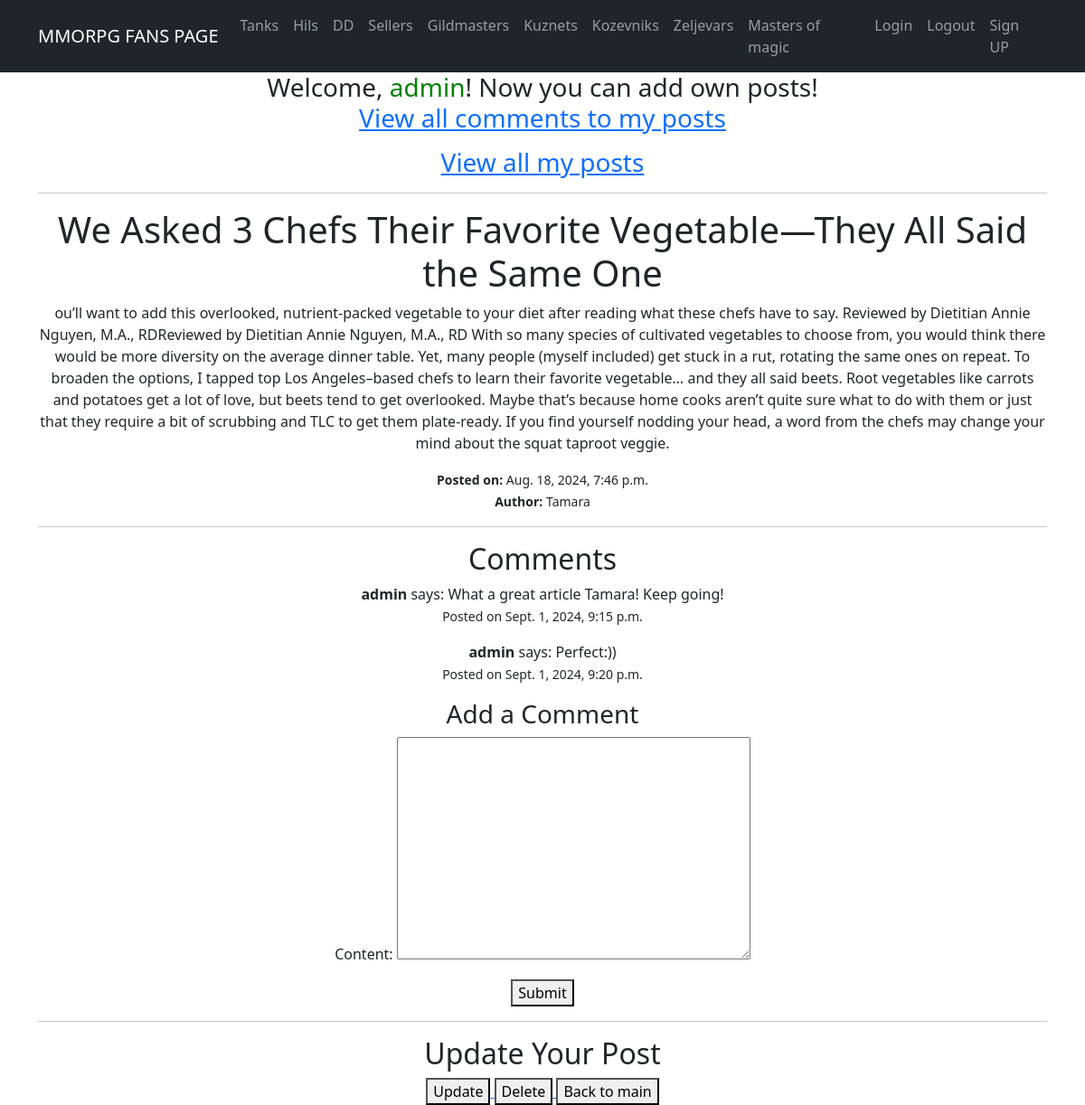
The app's page /posts/4/ (signed in) with its own data.
### app/models.py (models this page shows, shortened)
class Post(models.Model):
    name = models.CharField(max_length=150, unique=True)
    description = models.TextField()
    published_date = models.DateTimeField(default=timezone.now)
    author = models.ForeignKey(User, on_delete=models.CASCADE, related_name='posts')
    categories = models.ManyToManyField(Category, related_name='posts')

class Comment(models.Model):
    content = models.TextField()
    created_at = models.DateTimeField(default=timezone.now)
    post = models.ForeignKey(Post, on_delete=models.CASCADE, related_name='comments')
    author = models.ForeignKey(User, on_delete=models.CASCADE)
    is_approved = models.BooleanField(default=False)

### app/views.py (the view, shortened to what this page needs)
# urls.py: path('posts/<int:pk>/', PostDetail.as_view(), name='post_detail'),
class PostDetail(DetailView):
    model = Post
    template_name = 'post_detail.html'
    context_object_name = 'post_detail'
    def get_context_data(self, **kwargs):
        context = super().get_context_data(**kwargs)
        context['comments'] = self.object.comments.filter(is_approved=True)
        context['form'] = CommentForm()
        return context

### app/forms.py
class CommentForm(forms.ModelForm):
    class Meta:
        model = Comment
        fields = ['content']

### templates/post_detail.html (shortened to what this page needs)
{% extends 'flatpages/default.html' %}
{% block content %}
<h1>{{ post_detail.name }}</h1>
<p>{{ post_detail.description }}</p>
<small><strong>Posted on: </strong>{{ post_detail.published_date }}</small><br>
<small><strong>Author: </strong>{{ post_detail.author }}</small>
<hr>
<h2>Comments</h2>
{% for comment in comments %}
    <div>
        <p>
        <strong>{{ comment.author }}</strong> says:
        {{ comment.content }}<br>
        <small>Posted on {{ comment.created_at }}</small>
        </p>
    </div>
{% empty %}
    <p>No comments yet.</p>
{% endfor %}
{% if user.is_authenticated %}
    <h3>Add a Comment</h3>
    <form method="post">
        {{ form.as_p }}
        <button type="submit">Submit</button>
    </form>
{% else %}
    <p>You must be logged in to post a comment.</p>
{% endif %}
<hr>
<h2>Update Your Post</h2>
<a href="{% url 'post_update' pk=post_detail.pk %}">
    <button type="button">Update</button>
</a>
<a href="{% url 'post_delete' pk=post_detail.pk %}">
    <button type="button">Delete</button>
</a>
<a href="{% url 'post_list' %}">
    <button type="button">Back to main</button>
</a>
{% endblock content %}

### templates/flatpages/default.html (shortened to what this page needs)
<!DOCTYPE html>
<html lang="en">
    <head>
        {% load static %}
        <link href="{% static 'css/styles.css' %}" rel="stylesheet" />
    </head>
    <body>
        <nav class="navbar navbar-expand-lg navbar-dark bg-dark static-top">
            <div class="container">
                <a class="navbar-brand" href="{% url 'post_list' %}">MMORPG FANS PAGE</a>
                <div class="collapse navbar-collapse" id="navbarResponsive">
                    <ul class="navbar-nav ml-auto">
                        <li class="nav-item"><a class="nav-link" href="{% url 'posts_by_category' category_name='Tanks' %}">Tanks</a></li>
                        <li class="nav-item"><a class="nav-link" href="{% url 'posts_by_category' category_name='Hils' %}">Hils</a></li>
                        <li class="nav-item"><a class="nav-link" href="{% url 'posts_by_category' category_name='DD' %}">DD</a></li>
                        <li class="nav-item"><a class="nav-link" href="{% url 'posts_by_category' category_name='Sellers' %}"#>Sellers</a></li>
                        <li class="nav-item"><a class="nav-link" href="{% url 'posts_by_category' category_name='Gildmasters' %}">Gildmasters</a></li>
                        <li class="nav-item"><a class="nav-link" href="{% url 'posts_by_category' category_name='Kuznets' %}">Kuznets</a></li>
                        <li class="nav-item"><a class="nav-link" href="{% url 'posts_by_category' category_name='Kozevniks' %}">Kozevniks</a></li>
                        <li class="nav-item"><a class="nav-link" href="{% url 'posts_by_category' category_name='Zeljevars' %}">Zeljevars</a></li>
                        <li class="nav-item"><a class="nav-link" href="{% url 'posts_by_category' category_name='Masters of magic' %}">Masters of magic</a></li>
                        <li class="nav-item"><a class="nav-link" href="{% url 'account_login' %}">Login</a></li>
                        <li class="nav-item"><a class="nav-link" href="{% url 'account_logout' %}">Logout</a></li>
                        <li class="nav-item"><a class="nav-link" href="{% url 'account_signup' %}">Sign UP</a></li>
                    </ul>
                </div>
            </div>
        </nav>
        <div class="container">
            <div class="row">
                <div class="col-lg-12 text-center">
                    <h3>Welcome, {% if user.is_authenticated %}<span style="color: green;">{{ user.username }}</span>! Now you can add own posts!
                        <p><a href="{% url 'owner_comments' %}">View all comments to my posts</a></p>
                        <p><a href="{% url 'owner_posts' %}">View all my posts</a></p>
                        {% else %}
                            <span style="color: red;">Guest!</span><a class="nav-link" href="{% url 'account_login' %}">Login</a> or <a class="nav-link" href="{% url 'account_signup' %}">Sign UP</a> to edit news!
                        {% endif %}
                    </h3>
                    <hr>
                   {% block content %}{% endblock content %}
                </div>
            </div>
        </div>
    </body>
</html>

### records on screen
Post: name "We Asked 3 Chefs Their Favorite Vegetable—They All Said the Same One", description "ou’ll want to add this overlooked, nutrient-packed vegetable to your diet after reading what these chefs have to say. Reviewed by Dietitian Annie Nguyen, M.A., RDReviewed by Dietitian Annie Nguyen, M.A., RD With so many species of cultivated vegetables to choose from, you would think there would be more diversity on the average dinner table. Yet, many people (myself included) get stuck in a rut, rotating the same ones on repeat. To broaden the options, I tapped top Los Angeles–based chefs to learn their favorite vegetable… and they all said beets. Root vegetables like carrots and potatoes get a lot of love, but beets tend to get overlooked. Maybe that’s because home cooks aren’t quite sure…", published_date "Aug. 18, 2024, 7:46 p.m.", author "Tamara"
Comment: author "admin", content "What a great article Tamara! Keep going!", created_at "Sept. 1, 2024, 9:15 p.m."
Comment: author "admin", content "Perfect:))", created_at "Sept. 1, 2024, 9:20 p.m."

### other values on screen
{{ user.username }} "admin"
